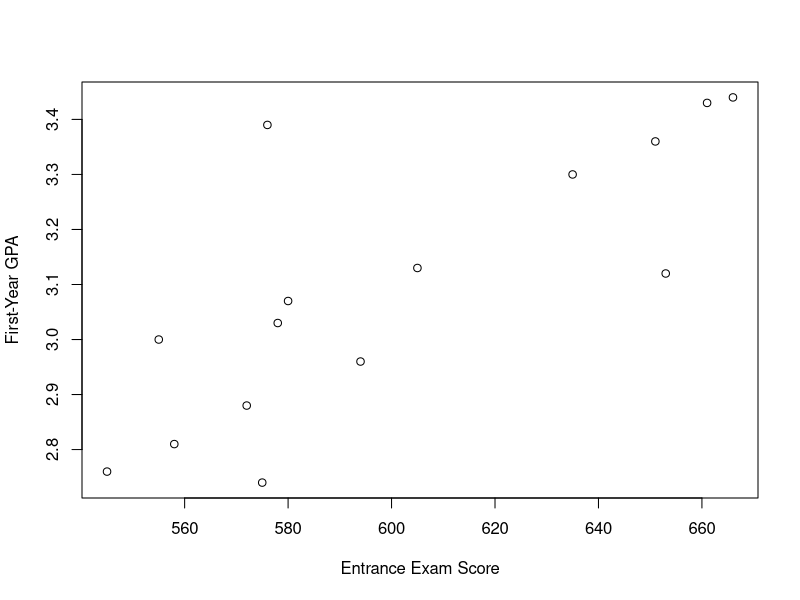

The R source for this figure:
library(tidyverse)
rm(list = ls())
# read in data
student_scores <- read_csv("student_scores.csv")
# extract variables
x <- student_scores$EntranceExam
y <- student_scores$GPA
# calculate means
mean_x <- mean(x)
mean_y <- mean(y)
# calculate sample correlation
r <- sum((x - mean_x) * (y - mean_y)) / sqrt(sum((x - mean_x)^2) * sum((y - mean_y)^2))
r
cor(x,y)

# print sample correlation
cat("Sample correlation coefficient: ", r, "\n")

# create scatter plot
plot(x, y, xlab = "Entrance Exam Score", ylab = "First-Year GPA")

jackknife_df = function(samples, est_func) {
  #'
  #'Function for performing jackknife estimation for
  #'row-wise data.frame-valued functions
  #'
  #'@param samples data.frame of samples
  #'@param est_func data.frame-valued function
  n = dim(samples)[1]
  jackknife_samps = sapply(
    # for each index in the sample...
    1:n,
    # ...calculate the statistic at all but the current row index
    function(j) { est_func(samples[-j, ]) }
  )
  # calculate the jackknife estimate
  theta_est = mean(jackknife_samps)
  # calculate the jackknife variance estimate
  var_est = (
    (n-1) / n * sum((jackknife_samps - theta_est)**2)
  )
  # calculate the jackknife bias estimate
  bias_est = (
    (n - 1) * (theta_est - est_func(samples))
  )
  # return all three outputs
  list(
    theta_est,
    bias_est,
    var_est
  )
}

est_func = function(student_scores) {
  cor(student_scores$EntranceExam,student_scores$GPA)
  }
res = jackknife_df(student_scores, est_func)
res

round(
  c(
    "Lower"=res[[1]] - 2*sqrt(res[[3]]),
    "Estimate"=res[[1]],
    "Upper"=res[[1]] + 2*sqrt(res[[3]])
  ),
  3
)
